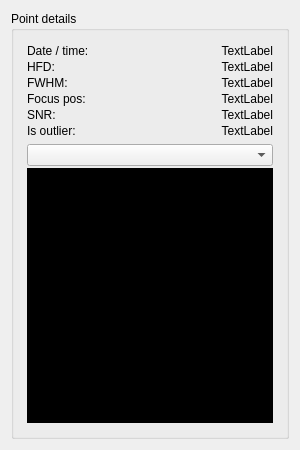
<?xml version="1.0" encoding="UTF-8"?>
<ui version="4.0">
 <class>Form</class>
 <widget class="QWidget" name="Form">
  <property name="geometry">
   <rect>
    <x>0</x>
    <y>0</y>
    <width>300</width>
    <height>450</height>
   </rect>
  </property>
  <property name="windowTitle">
   <string>Form</string>
  </property>
  <layout class="QGridLayout" name="gridLayout_2">
   <item row="0" column="0">
    <layout class="QGridLayout" name="gridLayout">
     <item row="0" column="0">
      <widget class="QGroupBox" name="groupBox">
       <property name="title">
        <string>Point details</string>
       </property>
       <layout class="QGridLayout" name="gridLayout_4">
        <item row="0" column="0">
         <layout class="QGridLayout" name="gridLayout_3" rowstretch="0,1">
          <property name="leftMargin">
           <number>2</number>
          </property>
          <property name="topMargin">
           <number>2</number>
          </property>
          <property name="rightMargin">
           <number>2</number>
          </property>
          <property name="bottomMargin">
           <number>2</number>
          </property>
          <property name="spacing">
           <number>2</number>
          </property>
          <item row="0" column="0">
           <layout class="QGridLayout" name="gridLayout_5" columnstretch="0,1">
            <property name="leftMargin">
             <number>2</number>
            </property>
            <property name="topMargin">
             <number>2</number>
            </property>
            <property name="rightMargin">
             <number>2</number>
            </property>
            <property name="bottomMargin">
             <number>2</number>
            </property>
            <property name="spacing">
             <number>2</number>
            </property>
            <item row="0" column="0">
             <widget class="QLabel" name="label">
              <property name="minimumSize">
               <size>
                <width>100</width>
                <height>0</height>
               </size>
              </property>
              <property name="text">
               <string>Date / time:</string>
              </property>
             </widget>
            </item>
            <item row="3" column="0">
             <widget class="QLabel" name="label_4">
              <property name="text">
               <string>Focus pos:</string>
              </property>
             </widget>
            </item>
            <item row="2" column="0">
             <widget class="QLabel" name="label_3">
              <property name="toolTip">
               <string>Full Width Half Maximum</string>
              </property>
              <property name="text">
               <string>FWHM:</string>
              </property>
             </widget>
            </item>
            <item row="1" column="0">
             <widget class="QLabel" name="label_2">
              <property name="toolTip">
               <string>Half Flux Diameter</string>
              </property>
              <property name="text">
               <string>HFD:</string>
              </property>
             </widget>
            </item>
            <item row="3" column="1">
             <widget class="QLabel" name="label_10">
              <property name="text">
               <string>TextLabel</string>
              </property>
              <property name="alignment">
               <set>Qt::AlignRight|Qt::AlignTrailing|Qt::AlignVCenter</set>
              </property>
             </widget>
            </item>
            <item row="2" column="1">
             <widget class="QLabel" name="label_9">
              <property name="text">
               <string>TextLabel</string>
              </property>
              <property name="alignment">
               <set>Qt::AlignRight|Qt::AlignTrailing|Qt::AlignVCenter</set>
              </property>
             </widget>
            </item>
            <item row="4" column="1">
             <widget class="QLabel" name="label_11">
              <property name="text">
               <string>TextLabel</string>
              </property>
              <property name="alignment">
               <set>Qt::AlignRight|Qt::AlignTrailing|Qt::AlignVCenter</set>
              </property>
             </widget>
            </item>
            <item row="4" column="0">
             <widget class="QLabel" name="label_5">
              <property name="toolTip">
               <string>Signal-to-noise ratio</string>
              </property>
              <property name="text">
               <string>SNR:</string>
              </property>
             </widget>
            </item>
            <item row="5" column="0">
             <widget class="QLabel" name="label_6">
              <property name="text">
               <string>Is outlier:</string>
              </property>
             </widget>
            </item>
            <item row="0" column="1">
             <widget class="QLabel" name="label_7">
              <property name="text">
               <string>TextLabel</string>
              </property>
              <property name="alignment">
               <set>Qt::AlignRight|Qt::AlignTrailing|Qt::AlignVCenter</set>
              </property>
             </widget>
            </item>
            <item row="1" column="1">
             <widget class="QLabel" name="label_8">
              <property name="text">
               <string>TextLabel</string>
              </property>
              <property name="alignment">
               <set>Qt::AlignRight|Qt::AlignTrailing|Qt::AlignVCenter</set>
              </property>
             </widget>
            </item>
            <item row="5" column="1">
             <widget class="QLabel" name="label_12">
              <property name="text">
               <string>TextLabel</string>
              </property>
              <property name="alignment">
               <set>Qt::AlignRight|Qt::AlignTrailing|Qt::AlignVCenter</set>
              </property>
             </widget>
            </item>
           </layout>
          </item>
          <item row="1" column="0">
           <layout class="QGridLayout" name="gridLayout_6">
            <property name="leftMargin">
             <number>2</number>
            </property>
            <property name="topMargin">
             <number>2</number>
            </property>
            <property name="rightMargin">
             <number>2</number>
            </property>
            <property name="bottomMargin">
             <number>2</number>
            </property>
            <property name="spacing">
             <number>2</number>
            </property>
            <item row="0" column="0">
             <widget class="QComboBox" name="comboBox"/>
            </item>
            <item row="1" column="0">
             <layout class="QGridLayout" name="gridLayout_7">
              <property name="leftMargin">
               <number>0</number>
              </property>
              <property name="topMargin">
               <number>0</number>
              </property>
              <property name="rightMargin">
               <number>0</number>
              </property>
              <property name="bottomMargin">
               <number>0</number>
              </property>
              <property name="spacing">
               <number>0</number>
              </property>
              <item row="0" column="0">
               <widget class="QWidget" name="widget" native="true">
                <property name="styleSheet">
                 <string notr="true">background-color: black;</string>
                </property>
               </widget>
              </item>
             </layout>
            </item>
           </layout>
          </item>
         </layout>
        </item>
       </layout>
      </widget>
     </item>
    </layout>
   </item>
  </layout>
 </widget>
 <resources/>
 <connections/>
</ui>
